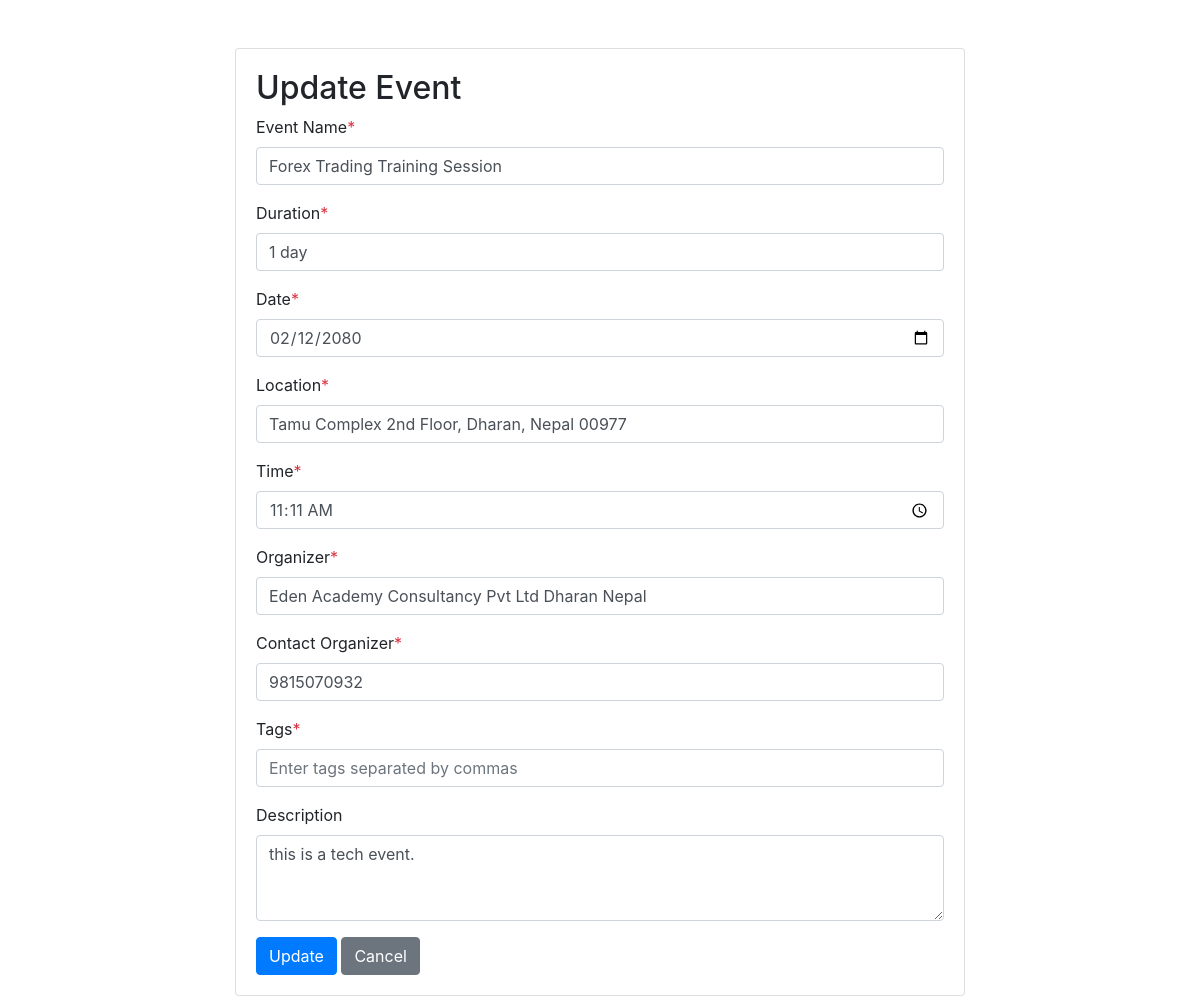
/update_event/1, run on an earlier commit of the app's database.
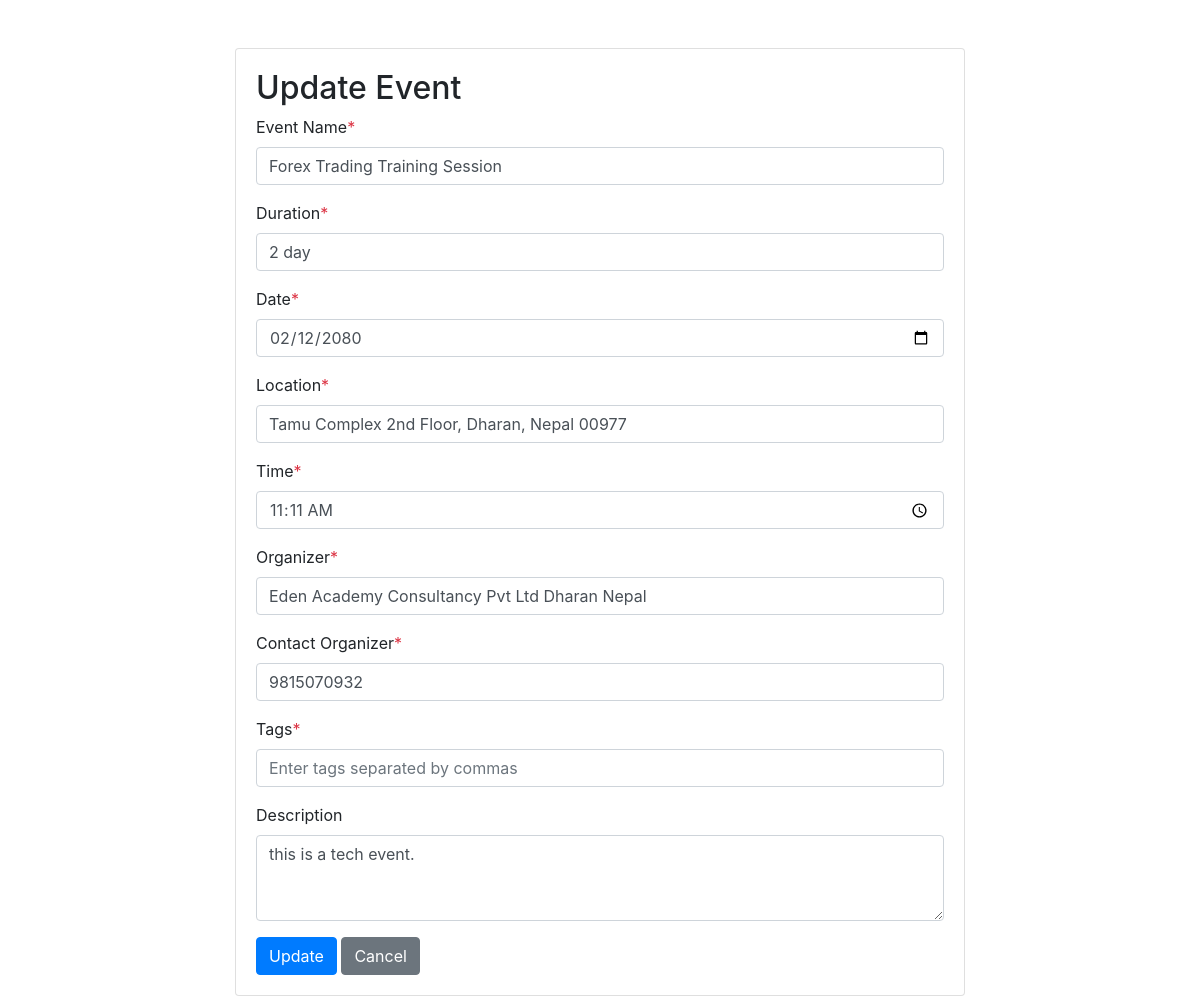
And on a later commit of the database.
### app.py (models this page shows)
class Event(db.Model):
    id = db.Column(db.Integer, primary_key=True)
    eventname = db.Column(db.String(255), nullable=False)
    duration = db.Column(db.String(100), nullable=False)
    date = db.Column(db.String(100), nullable=False)
    location = db.Column(db.String(100), nullable=False)
    description = db.Column(db.String(1024), nullable=False)
    time = db.Column(db.String(100), nullable=False)
    organizer = db.Column(db.String(100), nullable=False)
    contactorganizer = db.Column(db.String(100), nullable=False)
    tags = db.Column(db.String(100), nullable=False)

### app.py (the view, shortened to what this page needs)
@app.route('/update_event/<int:event_id>', methods=['GET','POST'])
def update_event_page(event_id):
    event = Event.query.get_or_404(event_id)
    return render_template('update_event.html', event=event)

### templates/update_event.html (shortened to what this page needs)
<!DOCTYPE html>
<html lang="en">
<head>
    <link rel="stylesheet" href="https://cdn.jsdelivr.net/npm/bootstrap@4.3.1/dist/css/bootstrap.min.css">
</head>
<body>
    <div class="container mt-5">
        <div class="row justify-content-center">
            <div class="col-md-8">
                <div class="card">
                    <div class="card-body">
                        <h2>Update Event</h2>
                        <form method="POST" action="{{ url_for('update_event_page', event_id=event.id) }}">
                            <div class="form-group">
                                <label for="eventname">Event Name<span class="text-danger">*</span></label>
                                <input type="text" class="form-control" id="eventname" name="eventname" value="{{ event.eventname }}" required>
                            </div>
                            <div class="form-group">
                                <label for="duration">Duration<span class="text-danger">*</span></label>
                                <input type="text" class="form-control" id="duration" name="duration" value="{{ event.duration }}" required>
                            </div>
                            <div class="form-group">
                                <label for="date">Date<span class="text-danger">*</span></label>
                                <input type="date" class="form-control" id="date" name="date" value="{{ event.date }}" required>
                            </div>
                            <div class="form-group">
                                <label for="location">Location<span class="text-danger">*</span></label>
                                <input type="text" class="form-control" id="location" name="location" value="{{ event.location }}" required>
                            </div>
                            <div class="form-group">
                                <label for="time">Time<span class="text-danger">*</span></label>
                                <input type="time" class="form-control" id="time" name="time" value="{{ event.time }}" required>
                            </div>
                            <div class="form-group">
                                <label for="organizer">Organizer<span class="text-danger">*</span></label>
                                <input type="text" class="form-control" id="organizer" name="organizer" value="{{ event.organizer }}" required>
                            </div>
                            <div class="form-group">
                                <label for="contactorganizer">Contact Organizer<span class="text-danger">*</span></label>
                                <input type="text" class="form-control" id="contactorganizer" name="contactorganizer" value="{{ event.contactorganizer }}" required>
                            </div>
                            <div class="form-group">
                                <label for="eventTags">Tags<span class="text-danger">*</span></label>
                                <input type="text" class="form-control" name="tags" id="eventTags" placeholder="Enter tags separated by commas" required>
                            </div>
                            <div class="form-group">
                                <label for="description">Description</span></label>
                                <textarea class="form-control" id="description" name="description" rows="3" required>{{ event.description }}</textarea>
                            </div>
                            <button type="submit" class="btn btn-primary">Update</button>
                            <a href="{{ url_for('event_details', event_id=event.id) }}" class="btn btn-secondary">Cancel</a>
                        </form>
                    </div>
                </div>
            </div>
        </div>
    </div>
</body>
</html>

What changed in the data, as far as the page shows it:
changed Event "Forex Trading Training Session": duration "1 day" → "2 day"
